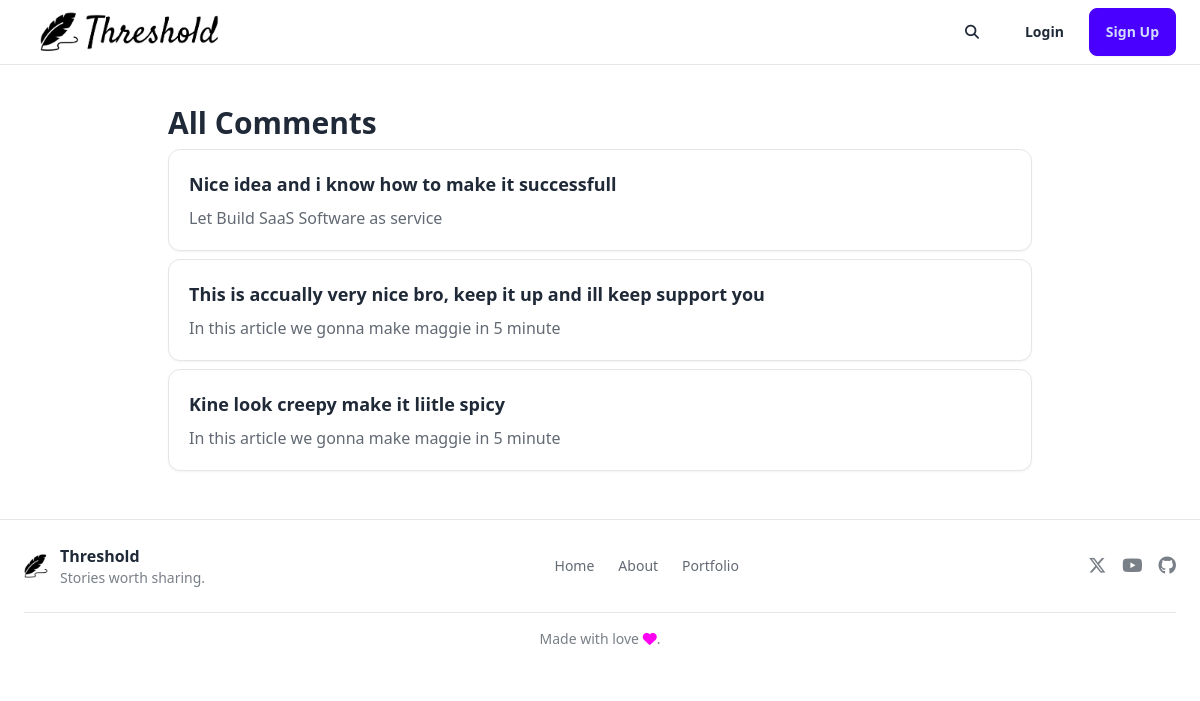
/users/wishrohitv/all-comments, run on an earlier commit of the app's database.
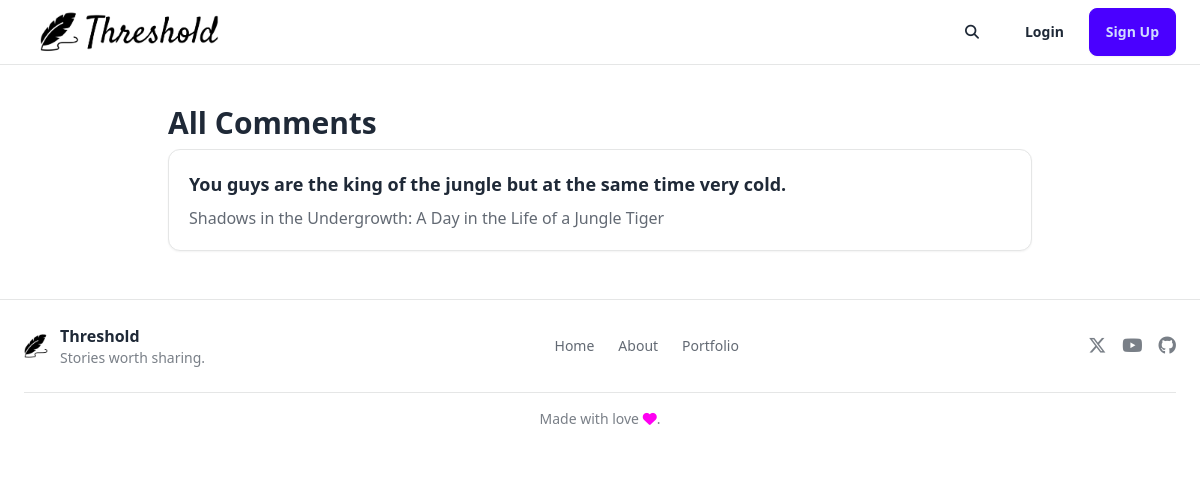
And on a later commit of the database.
### src/blueprints/stories/models.py (models this page shows, shortened)
class Comments(db.Model):
    __tablename__ = "comments"
    id = db.Column(db.Integer, primary_key=True)
    user_id = db.Column(db.Integer, db.ForeignKey("users.id"), nullable=False)
    story_id = db.Column(db.Integer, db.ForeignKey("stories.id"), nullable=False)
    date_created = db.Column(db.DateTime, default=datetime.now)
    body = db.Column(db.String(200), nullable=False)

class Story(db.Model):
    __tablename__ = "stories"
    id = db.Column(db.Integer, primary_key=True)
    user_id = db.Column(db.Integer, db.ForeignKey("users.id"), nullable=False)
    banner = db.Column(db.LargeBinary, nullable=False)
    title = db.Column(db.VARCHAR(150), nullable=False)
    desc = db.Column(db.VARCHAR(200), nullable=False)
    body = db.Column(db.TEXT, nullable=False)
    date_created = db.Column(db.DateTime, default=datetime.now)
    last_edited = db.Column(
        db.DateTime, nullable=True, default=datetime.now, onupdate=datetime.now
    )
    comments = db.relationship(
        "Comments", backref="story", lazy=True, cascade="all, delete-orphan"
    )
    views = db.Column(db.Integer, default=0)
    likes = db.relationship(
        "Like", backref="story", lazy=True, cascade="all, delete-orphan"
    )
    bookmark = db.relationship(
        "Bookmark", backref="story", lazy=True, cascade="all, delete-orphan"
    )
    story_uid = db.Column(db.String(18), nullable=False, unique=True)
    tags = db.Column(db.String(50), nullable=False)

### src/blueprints/users/routes.py (the view)
@users.route("<string:username>/all-comments")
def users_all_comments(username):
    user = db.session.execute(
        db.select(
            User.id,
        ).filter_by(username=username)
    ).first()
    if not user:
        abort(404)
    comments = db.session.execute(
        db.select(
            Comments.id,
            Comments.body,
            Comments.date_created,
            Story.title.label("story_title"),
            Story.id.label("story_id"),
            Story.story_uid.label("story_uid"),
        )
        .join(Story, Story.id == Comments.story_id)
        .filter(Comments.user_id == user.id)
        .limit(15)
        .order_by(Comments.date_created.desc())
    ).all()
    return render_template("user_all_comments.html", comments=comments)

### src/utils/context_processors/return_story_slug.py (called while the page is built)
def return_story_slug():
    return dict(generate_slug_from_title=generate_slug_from_title)

### src/blueprints/users/templates/user_all_comments.html
{% extends "base.html" %} {% block title %} All Comments {% endblock %} {% block
body %}
<div class="max-w-4xl mx-auto px-4 py-10">
  <h1 class="text-3xl font-bold">All Comments</h1>
  {% for comment in comments %}
  <article class="rounded-xl border my-2 border-base-300 bg-base-100 p-5 shadow-sm">
    <a
      href="{{url_for('stories.story', story_uid=comment.story_uid)}}"
      class="text-lg font-semibold hover:text-primary"
      >{{comment.body}}</a
    >
    <p class="mt-2 text-base-content/70">{{comment.story_title}}</p>
  </article>
  {% endfor %}
</div>
{% endblock %}

### src/templates/base.html (shortened to what this page needs)
<!doctype html>
<html lang="en">
  <head>
    <link
      href="https://cdn.jsdelivr.net/npm/daisyui@4.12.2/dist/full.min.css"
      rel="stylesheet"
      type="text/css"
    />
    <script src="https://cdn.tailwindcss.com"></script>
    <link
      rel="stylesheet"
      href="https://cdnjs.cloudflare.com/ajax/libs/font-awesome/6.5.1/css/all.min.css"
    />
  </head>
  <body>
    {% from "macro/flash.html" import flash %} {{ flash() }}
    <nav class="navbar bg-base-100 border-b border-base-300 px-4 md:px-6">
      <div class="navbar-start ml-4">
        <div class="dropdown">
          <div tabindex="0">
            <div
              href="/"
              class="flex items-center gap-2 font-bold text-xl transition delay-50 duration-300 ease-in-out hover:-translate-y-1 hover:scale-110 hover:cursor-pointer"
            >
              <img
                src="{{ url_for('static', filename='icons/logo_title.png') }}"
                alt="Threshold"
                class="h-12 object-contain"
              />
            </div>
          </div>
        </div>
      </div>
      <div class="navbar-end gap-1">
        <a href="{{url_for('search.search')}}" class="btn btn-ghost btn-circle">
          <i class="fa-solid fa-magnifying-glass"></i>
        </a>
        {% if session.get("username") %}
        <a
          href="{{ url_for('stories.create') }}"
          class="btn btn-ghost gap-2 hidden sm:flex"
        >
          <i class="fa-solid fa-pen"></i>
          Write
        </a>
        <a
          href="{{ url_for('stories.create') }}"
          class="btn btn-ghost btn-circle sm:hidden"
        >
          <i class="fa-solid fa-pen"></i>
        </a>
        <a
          href="{{ url_for('users.profile', username=session['username']) }}"
          class="ml-1"
        >
          <div class="avatar">
            <div class="w-10 rounded-full border border-base-300">
              <img
                src="{{ url_for('users.avatar', user_id=session['id']) }}"
                alt="{{ session['username'] }}"
              />
            </div>
          </div>
        </a>
        {% else %}
        <div class="flex items-center gap-2 ml-2">
          <a href="{{ url_for('users.login') }}" class="btn btn-ghost">
            Login
          </a>
          <a href="{{ url_for('users.signup') }}" class="btn btn-primary">
            Sign Up
          </a>
        </div>
        {% endif %}
      </div>
    </nav>
    {% block body %} {% endblock %}
    <footer class="border-t border-base-300 bg-base-100">
      <div class="mx-auto max-w-7xl px-4 py-6 md:px-6">
        <div
          class="flex flex-col items-center justify-between gap-4 md:flex-row"
        >
          <div class="flex items-center gap-3">
            <img
              src="{{ url_for('static', filename='icons/quill-pen.png') }}"
              alt="Threshold"
              class="h-6 w-6 object-contain"
            />
            <div>
              <p class="font-semibold text-base-content">Threshold</p>
              <p class="text-sm text-base-content/60">Stories worth sharing.</p>
            </div>
          </div>
          <div class="flex items-center gap-6 text-sm">
            <a
              href="/"
              class="text-base-content/70 hover:text-primary transition"
            >
              Home
            </a>
            <a
              href="{{ url_for('about.index') }}"
              class="text-base-content/70 hover:text-primary transition"
            >
              About
            </a>
            <a
              href="#"
              class="text-base-content/70 hover:text-primary transition"
            >
              Portfolio
            </a>
          </div>
          <div class="flex items-center gap-4">
            <a
              href="https://x.com/Rohit_Wish"
              target="_blank"
              class="text-base-content/60 hover:text-primary transition"
            >
              <i class="fa-brands fa-x-twitter text-lg"></i>
            </a>
            <a
              href="https://youtube.com/@wishrohitv"
              target="_blank"
              class="text-base-content/60 hover:text-primary transition"
            >
              <i class="fa-brands fa-youtube text-lg"></i>
            </a>
            <a
              href="https://github.com/wishrohitv"
              target="_blank"
              class="text-base-content/60 hover:text-primary transition"
            >
              <i class="fa-brands fa-github text-lg"></i>
            </a>
          </div>
        </div>
        <div class="mt-6 border-t border-base-300 pt-4">
          <p class="text-center text-sm text-base-content/60">
            Made with love
            <i
              class="fa-solid fa-heart fa-bounce"
              style="color: rgb(255, 0, 242)"
            ></i
            >.
          </p>
        </div>
      </div>
    </footer>
  </body>
</html>

What changed in the data, as far as the page shows it:
no longer on this page (row edited): Comments: body "Nice idea and i know how to make it successfull", story_title "Let Build SaaS Software as service"
no longer on this page (row edited): Comments: body "This is accually very nice bro, keep it up and ill keep support you", story_title "In this article we gonna make maggie in 5 minute"
removed Comments: body "Kine look creepy make it liitle spicy", story_title "In this article we gonna make maggie in 5 minute"
added Comments: body "You guys are the king of the jungle but at the same time very cold.", story_title "Shadows in the Undergrowth: A Day in the Life of a Jungle Tiger"
